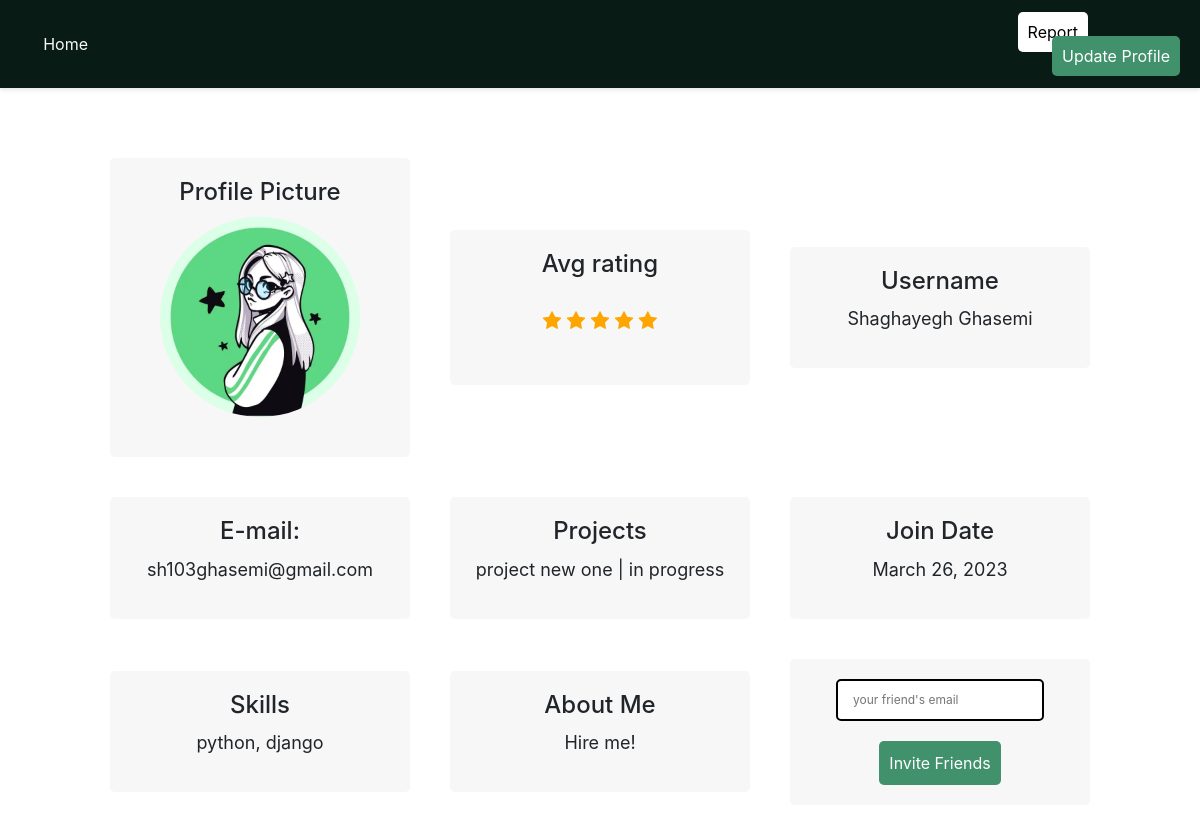
Screenshot of /profile (signed in) with the database file from the repository.
### jobs/models.py (models this page shows, shortened)
class Freelancer(models.Model):
    owner = models.OneToOneField(User, on_delete=models.CASCADE) # delete the profile if the user deletes his/her account
    name = models.CharField(max_length=50)
    profile_pic = models.ImageField(upload_to="profiles/", blank=True)
    joinedDate = models.DateTimeField(default=timezone.now)
    skills = models.TextField(blank=True, null=True)
    about = models.TextField(blank=True, null=True)
    def average_rating(self) -> float:
        return Rating.objects.filter(profile=self).aggregate(Avg("rating"))["rating__avg"] or 0

class Project(models.Model):
    CATEGORY = (
        ('full stack developer', 'full stack developer'),
        ('front-end developer', 'front-end developer'),
        ('back-end developer', 'back-end developer'),
        ('UI/UX designer', 'UI/UX designer'),
        ('database developer', 'database developer'),
        ('machine learning developer', 'machine learning developer')
    )
    PL = (
        ('python', 'python'),
        ('java', 'java'),
        ('matlab', 'matlab'),
        ('C++', 'C++'),
        ('django', 'django'),
        ('node js', 'node js'),
        ('HTML/CSS/JS', 'HTML/CSS/JS'),
        ('react', 'react'),
        ('angularJS', 'angularJS')
    )
    name = models.CharField(max_length=50)
    owner = models.ForeignKey(Business, on_delete=models.CASCADE)
    developer = models.ForeignKey(Freelancer, blank=True, null=True, on_delete=models.SET_NULL)
    category = models.CharField(max_length=200, null=True, choices=CATEGORY)
    programming_languages = models.CharField(max_length=200, null=True, choices=PL)
    is_complete = models.BooleanField(default=False)
    dateCreated = models.DateTimeField(default=timezone.now)
    due_date = models.DateTimeField()
    budjet = models.FloatField()

### accounts/models.py (models this page shows, shortened)
class CustomUser(AbstractUser):
    def get_freelancer(self):
        if(hasattr(self, 'freelancer')):
            return self.freelancer
        return None

### jobs/views.py (the view, shortened to what this page needs)
# urls.py: path('profile', profile, name='profile'),
def profile(request):
    if request.user.get_freelancer():
        context = {
            'user': request.user,
            'freelancer': request.user.get_freelancer(),
            'projects': Project.objects.filter(developer=request.user.get_freelancer())
        }
        return render(request, 'jobs/freelancer_profile.html', context)
    else:
        return redirect(reverse_lazy('handle-login'))

### jobs/templates/jobs/freelancer_profile.html (shortened to what this page needs)
{% load static %}
<!DOCTYPE html>
<html>
<head>
	<link rel="stylesheet" type="text/css" href="{% static 'jobs/css/freelancer.css' %}">
  <link rel="stylesheet" href="https://cdn.jsdelivr.net/npm/bootstrap@4.0.0/dist/css/bootstrap.min.css">
  <link rel="stylesheet" href="https://cdnjs.cloudflare.com/ajax/libs/font-awesome/4.7.0/css/font-awesome.min.css">
</head>
<body>
    <div class="header">
      <div style="padding-left: 2%;"><a class="text-light" href="{% url 'home' %}" style="text-decoration: none; color: aliceblue;">Home</a></div>
      <div style="width: 14%;">
        <div style="float: left;"><a style="color: black; background-color: white;" class="fcc-btn" href="{% url 'freelancer-report' freelancer.id %}">Report</a></div>
        <div style="float: right;"><a class="fcc-btn" href="{% url 'update-freelancer' %}">Update Profile</a></div>
      </div>
    </div>
    <div class="profile-container">
      <div class="profile-section">
        <h2>Profile Picture</h2>
        {% if freelancer.profile_pic %}
        <img src="{{ freelancer.profile_pic.url }}" alt="Profile Picture" class="profile-picture">
        {% else %}
        <img src="{% static 'jobs/media/profile_pic.png' %}" alt="Profile Picture" class="profile-picture">
        {% endif %}
      </div>
      <div class="profile-section">
        <h2>Avg rating</h2>
        <div class="card-body">
          <h5 class="card-title">
            <span class="fa fa-star {% if freelancer.average_rating > 0 %} checked {% endif %}"></span>
            <span class="fa fa-star {% if freelancer.average_rating > 1 %} checked {% endif %}"></span>
            <span class="fa fa-star {% if freelancer.average_rating > 2 %} checked {% endif %}"></span>
            <span class="fa fa-star {% if freelancer.average_rating > 3 %} checked {% endif %}" ></span>
            <span class="fa fa-star {% if freelancer.average_rating > 4 %} checked {% endif %}"></span>
          </h5>
        </div>
      </div>
      <div class="profile-section">
        <h2>Username</h2>
        <p>{{ freelancer.name }}</p>
      </div>
      <div class="profile-section">
        <h2>E-mail: </h2>
        <p>{{ user.email }}</p>
      </div>
      <div class="profile-section">
        <h2>Projects</h2>
        {% if projects|length > 3 %}
          <p>{{ projects|length }}</p>
        {% elif projects|length == 0%}
          <p>0</p>
        {% else %}
          {% for project in projects %}
            {% if project.is_complete %}
              <p> {{ project.name }} | completed </p>
            {% else %}
              <p> {{ project.name }} | in progress </p>
            {% endif %}
          {% endfor %}
        {% endif  %}
      </div>
      <div class="profile-section">
        <h2>Join Date</h2>
        <p>{{ freelancer.joinedDate|date }}</p>
      </div>
      <div class="profile-section">
        <h2>Skills</h2>
        <p> {{ freelancer.skills }} </p>
      </div>
      <div class="profile-section">
        <h2>About Me</h2>
        <p>{{freelancer.about}}</p>
      </div>
      <div class="profile-section">
        <form action="{% url 'send-invitation' %}">
          <div class="input">
            <input placeholder="your friend's email" type="text" id="input" name="invitation">
          </div>
          <button class="invite-button" type="submit">Invite Friends</button>
        </form>
      </div>
    </div>
  </body>
  </html>

### jobs/static/jobs/css/freelancer.css (style rules this page uses)
body { margin: 0; padding: 0; font-family: Arial, sans-serif; background-color: #d8f3dc; color: #333; }
.header { background-color: #081c15; color: #fff; padding: 20px; display: flex; align-items: center; justify-content: space-between; box-shadow: 0 2px 4px rgba(0, 0, 0, 0.1); height: 4%; }
.profile-container { display: flex; flex-wrap: wrap; justify-content: center; align-items: center; margin-top: 50px; }
.profile-section { background-color: #F7F7F7; padding: 20px; margin: 20px; border-radius: 5px; width: 300px; text-align: center; }
.profile-section h2 { font-size: 24px; margin-bottom: 10px; }
.profile-section p { font-size: 18px; }
.checked { color: orange; }
.profile-picture { width: 200px; height: 200px; border-radius: 50%; margin-bottom: 20px; }
.invite-button { background-color: #40916c; color: white; padding: 10px; border: none; border-radius: 5px; margin-top: 20px; cursor: pointer; }
.fcc-btn { background-color: #40916c; color: white; border: none; border-radius: 5px; cursor: pointer; text-decoration: none; padding: 10px; }
.input { width: 100%; position: relative; }
#input { width: 80%; padding: 10px 15px; font-size: 12px; border: 2px solid #000; border-radius: 5px; }

### rows the page displays
Freelancer: profile_pic (picture), name "Shaghayegh Ghasemi", joinedDate "March 26, 2023", skills "python, django", about "Hire me!"
CustomUser: email "sh103ghasemi@gmail.com"
Project: name "project new one"
